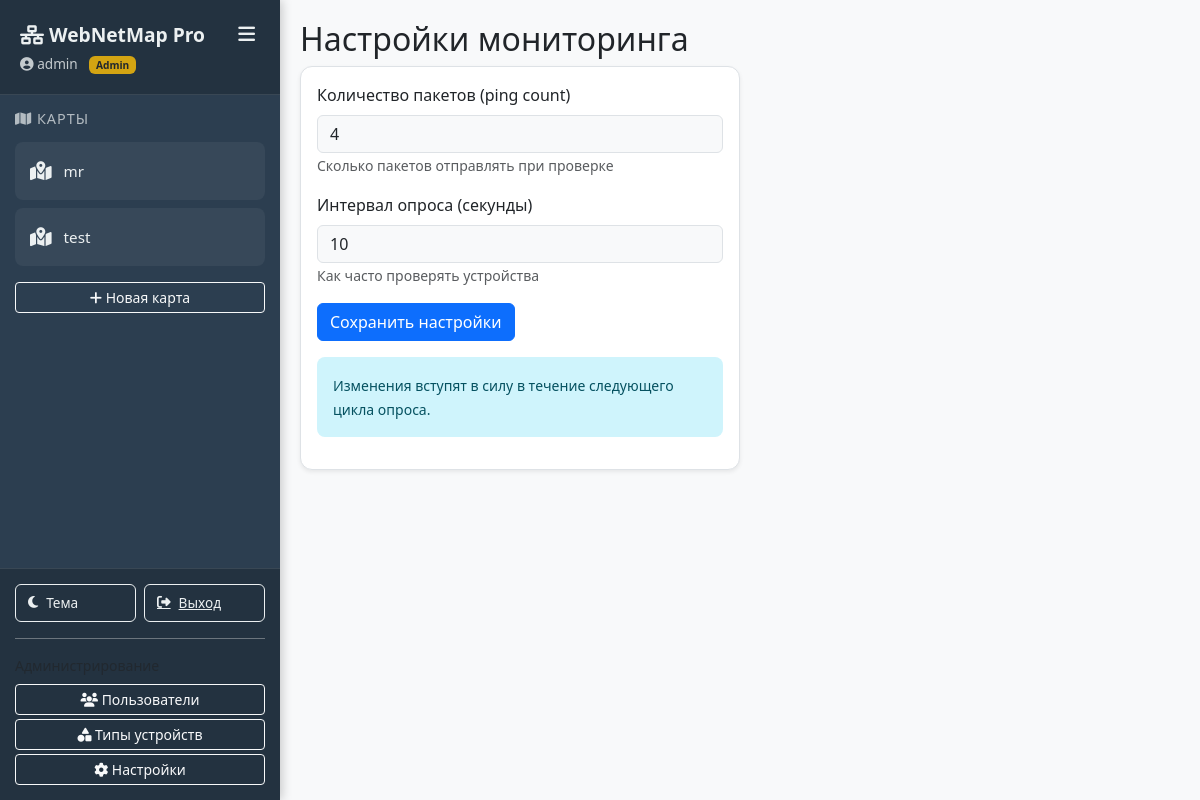
Before: /admin/settings (signed in) with the older database file.
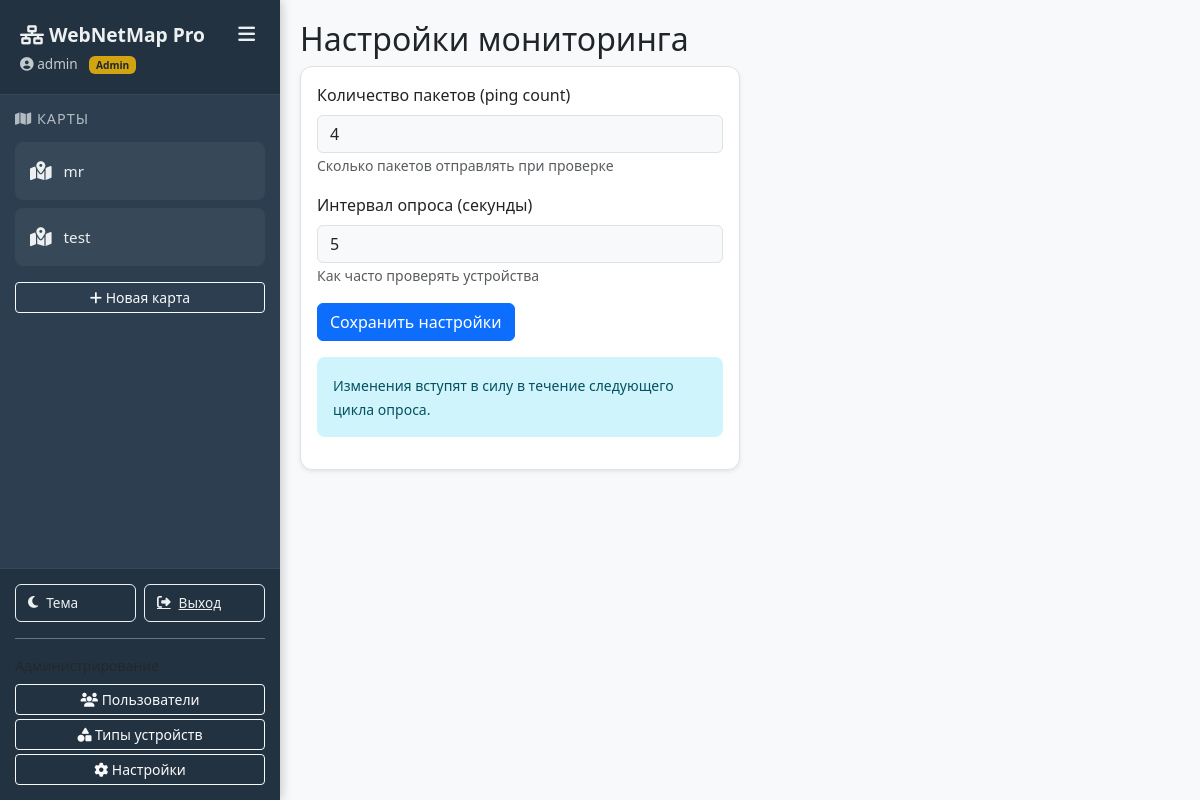
After: the same page with the newer database file.
### models.py (models this page shows, shortened)
class User(UserMixin, db.Model):
    id = db.Column(db.Integer, primary_key=True)
    username = db.Column(db.String(64), unique=True, index=True)
    password_hash = db.Column(db.String(128))
    is_admin = db.Column(db.Boolean, default=False)
    created_at = db.Column(db.DateTime, default=datetime.utcnow)
    maps = db.relationship('Map', backref='owner', lazy='dynamic')

class Settings(db.Model):
    key = db.Column(db.String(64), primary_key=True)
    value = db.Column(db.String(256))

### blueprints/admin.py (the view, shortened to what this page needs)
@admin_bp.route('/settings', methods=['GET', 'POST'])
def settings():
    count = Settings.query.filter_by(key='ping_count').first()
    interval = Settings.query.filter_by(key='ping_interval').first()
    return render_template('admin/settings.html',
                           count=count.value if count else 4,
                           interval=interval.value if interval else 10)

### blueprints/admin.py (called while the page is built)
@admin_bp.before_request
def check_admin():
    if not current_user.is_authenticated or not current_user.is_admin:
        flash('Доступ запрещен. Требуются права администратора.')
        return redirect(url_for('main.dashboard'))

### templates/admin/settings.html
{% extends "base.html" %}
{% block content %}
<h2>Настройки мониторинга</h2>
<div class="card col-md-6 shadow-sm">
    <div class="card-body">
        <form method="POST">
            <div class="mb-3">
                <label class="form-label">Количество пакетов (ping count)</label>
                <input type="number" name="ping_count" class="form-control" value="{{ count }}" min="1" max="10">
                <small class="text-muted">Сколько пакетов отправлять при проверке</small>
            </div>
            <div class="mb-3">
                <label class="form-label">Интервал опроса (секунды)</label>
                <input type="number" name="ping_interval" class="form-control" value="{{ interval }}" min="5" max="300">
                <small class="text-muted">Как часто проверять устройства</small>
            </div>
            <button type="submit" class="btn btn-primary">Сохранить настройки</button>
        </form>
        <div class="alert alert-info mt-3">
            <small>Изменения вступят в силу в течение следующего цикла опроса.</small>
        </div>
    </div>
</div>
{% endblock %}

### templates/base.html (shortened to what this page needs)
<!DOCTYPE html>
<html lang="ru" data-theme="light">
<head>
    <link href="https://cdn.jsdelivr.net/npm/bootstrap@5.3.0/dist/css/bootstrap.min.css" rel="stylesheet">
    <link href="https://cdnjs.cloudflare.com/ajax/libs/font-awesome/6.4.0/css/all.min.css" rel="stylesheet">
    <link rel="stylesheet" href="{{ url_for('static', filename='css/style.css') }}">
</head>
<body>
<nav class="sidebar" id="sidebar">
    <div class="sidebar-header">
        <div class="d-flex align-items-center justify-content-between">
            <h4>
                <i class="fas fa-network-wired"></i>
                <span class="sidebar-title-text">WebNetMap Pro</span>
            </h4>
            <button class="sidebar-toggle" id="sidebarToggle" onclick="toggleSidebar()">
                <i class="fas fa-bars"></i>
            </button>
        </div>
        {% if current_user.is_authenticated %}
        <div class="sidebar-user">
            <i class="fas fa-user-circle"></i> <span>{{ current_user.username }}</span>
            {% if current_user.is_admin %}
            <span class="badge bg-warning text-dark ms-2">Admin</span>
            {% endif %}
        </div>
        {% endif %}
    </div>
    {% if current_user.is_authenticated %}
    <div class="sidebar-maps">
        <h5><i class="fas fa-map"></i> <span>Карты</span></h5>
        <ul class="map-list" id="sidebarMapList">
        </ul>
        <button class="btn btn-sm btn-outline-light w-100 mt-2" data-bs-toggle="modal" data-bs-target="#createMapModal">
            <i class="fas fa-plus"></i> <span>Новая карта</span>
        </button>
    </div>
    <div class="sidebar-footer">
        <div class="d-flex gap-2">
            <button class="theme-toggle w-50" onclick="toggleTheme()">
                <i class="fas fa-moon"></i> <span>Тема</span>
            </button>
            <a href="{{ url_for('auth.logout') }}" class="theme-toggle w-50">
                <i class="fas fa-sign-out-alt"></i> <span>Выход</span>
            </a>
        </div>
        {% if current_user.is_admin %}
        <div class="mt-3 pt-3 border-top border-secondary admin-menu">
            <small class="text-muted d-block mb-2"><span>Администрирование</span></small>
            <a href="{{ url_for('admin.users') }}" class="btn btn-sm btn-outline-light w-100 mb-1">
                <i class="fas fa-users"></i> <span>Пользователи</span>
            </a>
            <a href="{{ url_for('admin.types') }}" class="btn btn-sm btn-outline-light w-100 mb-1">
                <i class="fas fa-shapes"></i> <span>Типы устройств</span>
            </a>
            <a href="{{ url_for('admin.settings') }}" class="btn btn-sm btn-outline-light w-100">
                <i class="fas fa-cog"></i> <span>Настройки</span>
            </a>
        </div>
        {% endif %}
    </div>
    {% endif %}
</nav>
    <div class="main-content">
        {% block content %}{% endblock %}
    </div>
</body>
</html>

### static/css/style.css (style rules this page uses)
:root { --bg-primary: #f8f9fa; --bg-secondary: #ffffff; --bg-sidebar: #2c3e50; --text-primary: #212529; --text-secondary: #6c757d; --text-sidebar: #ecf0f1; --border-color: #dee2e6; --accent-color: #3498db; --accent-hover: #2980b9; --card-shadow: 0 2px 10px rgba(0,0,0,0.1); --cy-background: #ffffff; --cy-grid: #e0e0e0; }
body { background-color: var(--bg-primary); color: var(--text-primary); font-family: 'Segoe UI', Tahoma, Geneva, Verdana, sans-serif; transition: background-color 0.3s, color 0.3s; overflow-x: hidden; }
.sidebar { position: fixed; top: 0; left: 0; width: 280px; height: 100vh; background: var(--bg-sidebar); color: var(--text-sidebar); z-index: 1000; transition: width 0.3s ease; overflow-y: auto; box-shadow: 2px 0 10px rgba(0,0,0,0.2); }
.sidebar-header { padding: 20px; background: rgba(0,0,0,0.2); border-bottom: 1px solid rgba(255,255,255,0.1); }
.sidebar-header h4 { margin: 0; font-size: 1.2rem; font-weight: 600; }
.sidebar-user { font-size: 0.85rem; opacity: 0.8; margin-top: 5px; }
.sidebar-toggle { background: transparent; border: none; color: var(--text-sidebar); font-size: 1.2rem; cursor: pointer; padding: 0 5px; transition: transform 0.2s; }
.sidebar-maps { padding: 15px; }
.sidebar-maps h5 { font-size: 0.9rem; text-transform: uppercase; letter-spacing: 1px; opacity: 0.7; margin-bottom: 15px; }
.map-list { list-style: none; padding: 0; margin: 0; }
.sidebar-footer { position: absolute; bottom: 0; left: 0; width: 100%; padding: 15px; background: rgba(0,0,0,0.2); border-top: 1px solid rgba(255,255,255,0.1); box-sizing: border-box; }
.main-content { margin-left: 280px; padding: 20px; transition: margin-left 0.3s ease; min-height: 100vh; }
.form-control, .form-select { background: var(--bg-primary); color: var(--text-primary); border: 1px solid var(--border-color); }
.card { background: var(--bg-secondary); color: var(--text-primary); border: 1px solid var(--border-color); border-radius: 12px; box-shadow: var(--card-shadow); }
.alert { border-radius: 8px; border: none; }
.theme-toggle { background: transparent; border: 1px solid var(--text-sidebar); color: var(--text-sidebar); padding: 8px 12px; border-radius: 6px; cursor: pointer; transition: all 0.2s; display: flex; align-items: center; gap: 8px; font-size: 0.85rem; }
.sidebar, .main-content { animation: fadeIn 0.3s ease; }

Changed rows visible on the page:
no longer on this page (row edited): Settings: ping_interval "10"
Other visible differences:
form field ping_interval: (not shown) → "5"
